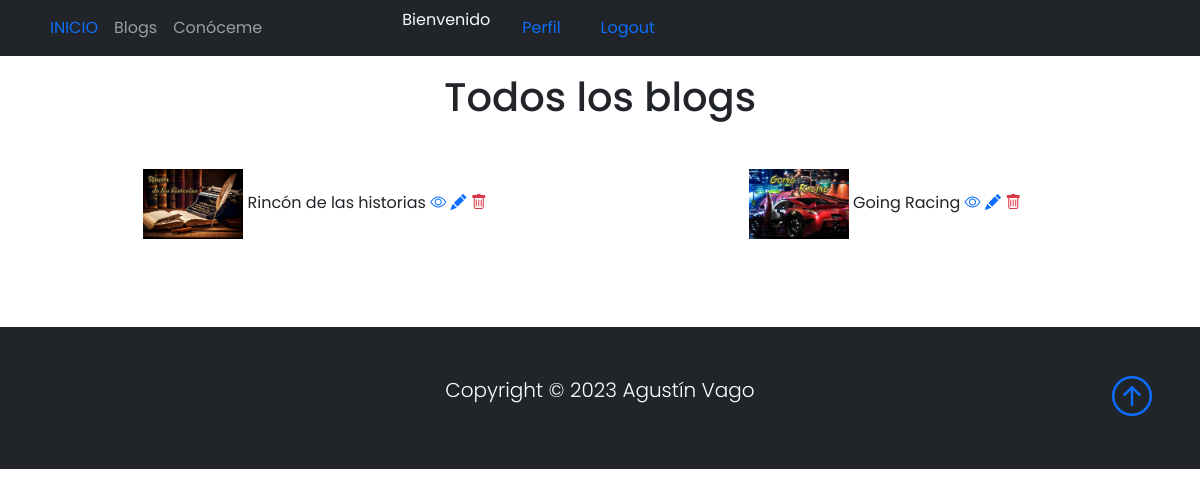
Screenshot of /listaGuitarras/ (signed in) with the database file from the repository.
### Base/models.py (models this page shows, shortened)
class Blog(models.Model):
    instrumentoSeleccion = (
    ('guitarra','Blog'),
    )
    usuario = models.ForeignKey(User, on_delete=models.CASCADE, null=True, blank=True)
    titulo = models.CharField(max_length=200)
    subtitulo = models.CharField(max_length=40)
    instrumento = models.CharField(max_length=15, choices=instrumentoSeleccion, default='guitarra')
    autor = models.CharField(default = '', max_length=200)
    descripcion = models.TextField(null=True, blank=True)
    direccion = models.CharField(default = '', max_length=40)
    year = models.IntegerField()
    fechaPublicacion = models.DateTimeField(auto_now_add=True)
    imagenBlog = models.ImageField(null=True, blank=True, upload_to="imagenes/")
    class Meta:
        ordering = ['usuario', '-fechaPublicacion']

### Base/views.py (the view)
# urls.py: path('listaGuitarras/', BlogsLista.as_view(), name='guitarras'),
class BlogsLista(LoginRequiredMixin, ListView):
    context_object_name = 'guitarras'
    queryset = Blog.objects.filter(instrumento__startswith='guitarra')
    template_name = 'Base/listaGuitarras.html'
    login_url = '/login/'

### Base/templates/Base/listaGuitarras.html
{% extends 'Base/home.html' %}
{% block content %}
<br>
<br>
<div class="container text-center">
    <h1>Todos los blogs</h1>
</div>
<br>
<div class="container text-center">
    <div class="row">
            {% for guitarra in guitarras %}
            <div class="col-sm-6 align-items-center">
                <div class="card-body">
                <img src="{{guitarra.imagenBlog.url}}" class="" width="100px">
                {{guitarra.titulo}}
                <a href="{% url 'guitarra' guitarra.id %}"><i class="bi bi-eye"></i></a>
                {% if user.id == guitarra.usuario.id %}
                <a href="{% url 'guitarra_editar' guitarra.id %}"><i class="bi bi-pencil-fill"></i></a>
                <a href="{% url 'guitarra_eliminar' guitarra.id %}"><i class="bi bi-trash text-danger"></i></a>
                <br>
                <br>
                <br>
                <br>
                {% endif %}
                </div>
            </div>
            {% endfor %}
    </div>
</div>
{% endblock %}

### Base/templates/Base/home.html (shortened to what this page needs)
{% load static %}
<!DOCTYPE html>
<html lang="en">
<head>
    <link href="https://cdn.jsdelivr.net/npm/bootstrap@5.0.2/dist/css/bootstrap.min.css" rel="stylesheet"
>
    <link rel="stylesheet" href="https://cdn.jsdelivr.net/npm/bootstrap-icons@1.3.0/font/bootstrap-icons.css">
    <link rel="stylesheet" type="text/css" href="{% static 'style.css' %}">
</head>
<body>
    <nav class="navbar navbar-expand-sm bg-dark navbar-dark py-2 fixed-top">
      <div class="container">
            <div class="collapse navbar-collapse" id="navmenu">
              <ul class="navbar-nav mr-auto">
                <li class="nav-item">
                  <a class="nav-link" href="{% url 'home' %}"><span class="text-primary">INICIO</span></a>
                </li>
                <li class="nav-item">
                  <a class="nav-link" href="{% url 'guitarras' %}">Blogs</a>
                </li>
                <li class="nav-item">
                  <a class="nav-link" href="{% url 'acerca_de_mi' %}">Conóceme</a>
                </li>
                <div class="container"></div>
                <div class="container"></div>
                <div class="container"></div>
                <div class="container"></div>
                <div class="container"></div>
                {% if request.user.is_authenticated %}
                <div class="container">
                <li class="nav-item">
                  <span class="text-light"> Bienvenido <strong>{{request.user.first_name}}</strong></span>
                </li>
                </div>
                <div class="container">
                <li class="nav-item">
                  <a class="nav-link" href="{% url 'editar_perfil' %}"><span class="text-primary">Perfil</span></a>
                </li>
                </div>
                <div class="container">
                <li class="nav-item">
                  <a class="nav-link" href="{% url 'logout' %}"><span class="text-primary">Logout</span></a>
                </li>
                </div>
              {% endif %}
           </ul>
          </div>
      </div>
  </nav>
      {% block content %}{% endblock %}
  <footer class="p-5 bg-dark text-white text-center position-relative">
      <div class="container">
          <p class="lead text-white">Copyright &copy; 2023 Agustín Vago</p>
          <a href="" class="position-absolute bottom-0 end-0 p-5">
              <i class="bi bi-arrow-up-circle h1"></i>
          </a>
      </div>
  </footer>
</body>
</html>

### Base/static/style.css (style rules this page uses)
body { background-color: white; font-family: 'Poppins', 'Nunito', sans-serif; padding-top: 25px; }
a { text-decoration: none; }
li { text-decoration: none; }
p { color: #363636; }

### rows the page displays
Blog: imagenBlog (picture), titulo "Rincón de las historias"
Blog: imagenBlog (picture), titulo "Going Racing"
